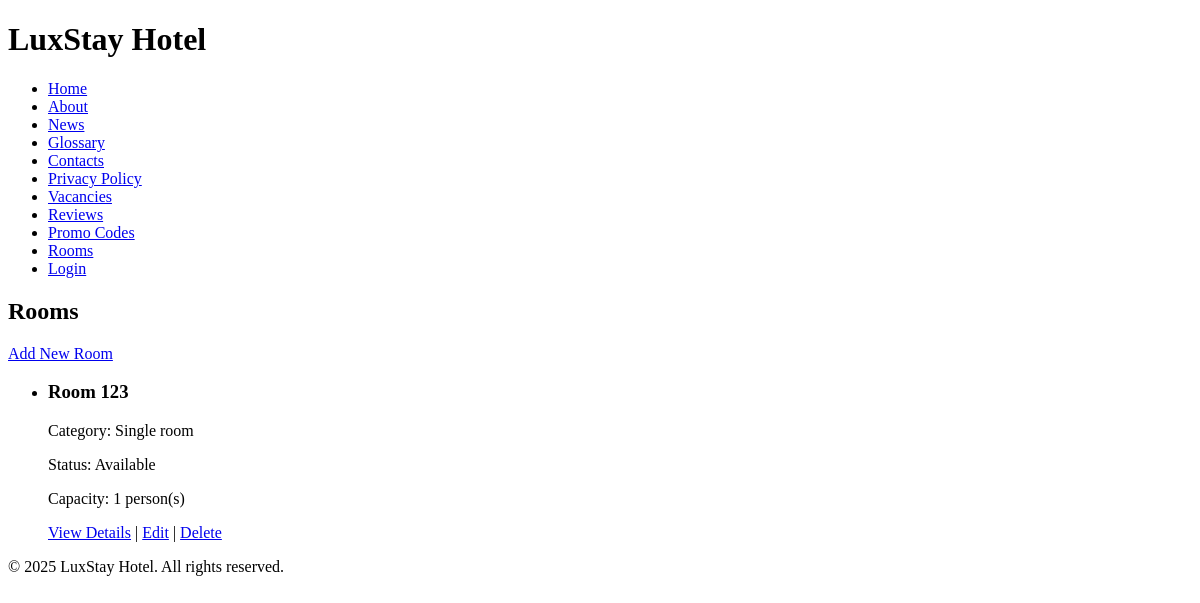
Page /rooms/ on the earlier database version.
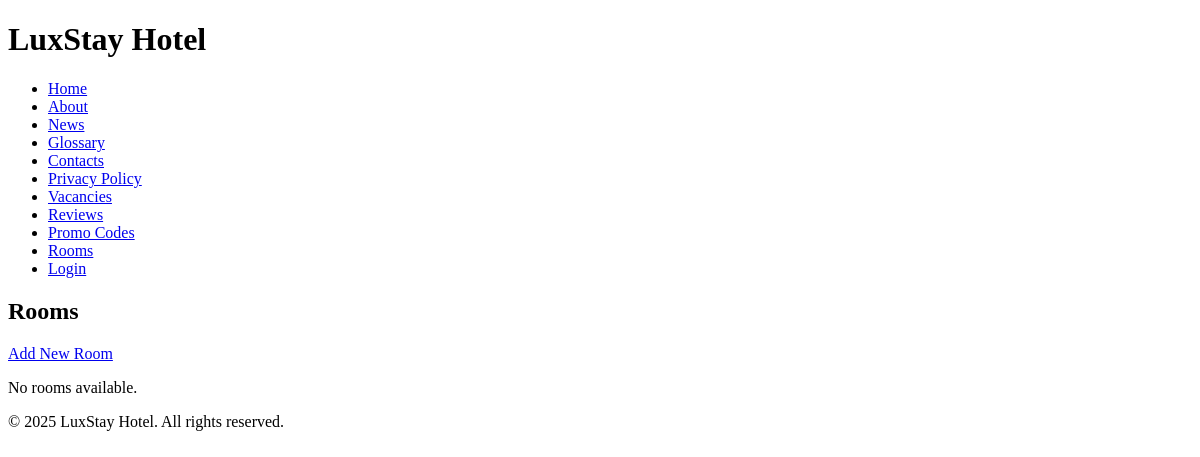
Same page on the later database version.
### hotel/models.py (models this page shows, shortened)
class Room(models.Model):
    ROOM_STATUS = [
        ('available', 'Available'),
        ('occupied', 'Occupied'),
        ('maintenance', 'Under Maintenance'),
        ('reserved', 'Reserved'),
    ]
    room_number = models.CharField(max_length=10, unique=True)
    category = models.ForeignKey(RoomCategory, on_delete=models.CASCADE, related_name='rooms')
    status = models.CharField(max_length=15, choices=ROOM_STATUS, default='available')
    capacity = models.PositiveSmallIntegerField(default=1)
    description = models.TextField(blank=True, null=True)

class RoomCategory(models.Model):
    name = models.CharField(max_length=50)
    description = models.TextField()
    base_price = models.DecimalField(max_digits=10, decimal_places=2)
    amenities = models.ManyToManyField('Amenity', related_name='room_categories', blank=True)
    class Meta:
        verbose_name_plural = "Room Categories"

### hotel/views.py (the view)
# urls.py: path('rooms/', views.RoomListView.as_view(), name='room_list'),
class RoomListView(ListView):
    model = Room
    template_name = 'hotel/room_list.html'
    context_object_name = 'rooms'
    ordering = ['room_number']
    def get_context_data(self, **kwargs):
        context = super().get_context_data(**kwargs)
        context['categories'] = RoomCategory.objects.all()
        return context

### hotel/templates/hotel/room_list.html (shortened to what this page needs)
{% extends "hotel/base.html" %}
{% block content %}
    <h2>Rooms</h2>
    <div>
        <a href="{% url 'hotel:room_create' %}">Add New Room</a>
    </div>
    {% if rooms %}
        <ul>
            {% for room in rooms %}
                <li>
                    <h3>Room {{ room.room_number }}</h3>
                    <p>Category: {{ room.category.name }}</p>
                    <p>Status: {{ room.get_status_display }}</p>
                    <p>Capacity: {{ room.capacity }} person(s)</p>
                    <div>
                        <a href="{% url 'hotel:room_detail' room.pk %}">View Details</a> |
                        <a href="{% url 'hotel:room_update' room.pk %}">Edit</a> |
                        <a href="{% url 'hotel:room_delete' room.pk %}">Delete</a>
                    </div>
                </li>
            {% endfor %}
        </ul>
    {% else %}
        <p>No rooms available.</p>
    {% endif %}
{% endblock %}

### hotel/templates/hotel/base.html (shortened to what this page needs)
<!DOCTYPE html>
<html lang="en">
<head>
</head>
<body>
    <header>
        <h1>LuxStay Hotel</h1>
        <nav>
            <ul>
                <li><a href="{% url 'hotel:home' %}">Home</a></li>
                <li><a href="{% url 'hotel:about' %}">About</a></li>
                <li><a href="{% url 'hotel:news' %}">News</a></li>
                <li><a href="{% url 'hotel:glossary' %}">Glossary</a></li>
                <li><a href="{% url 'hotel:contacts' %}">Contacts</a></li>
                <li><a href="{% url 'hotel:privacy_policy' %}">Privacy Policy</a></li>
                <li><a href="{% url 'hotel:vacancies' %}">Vacancies</a></li>
                <li><a href="{% url 'hotel:reviews' %}">Reviews</a></li>
                <li><a href="{% url 'hotel:promo_codes' %}">Promo Codes</a></li>
                <li><a href="{% url 'hotel:room_list' %}">Rooms</a></li>
                {% if user.is_authenticated %}
                    <li><a href="{% url 'hotel:logout' %}">Logout</a></li>
                {% else %}
                    <li><a href="{% url 'hotel:login' %}">Login</a></li>
                {% endif %}
            </ul>
        </nav>
    </header>
    <main>
        {% block content %}
        {% endblock %}
    </main>
    <footer>
        <p>&copy; {% now "Y" %} LuxStay Hotel. All rights reserved.</p>
    </footer>
</body>
</html>

Differences in the rows shown:
removed Room: room_number "123", category.name "Single room", status "Available", capacity "1"
Other differences:
text now shown: "No rooms available."
